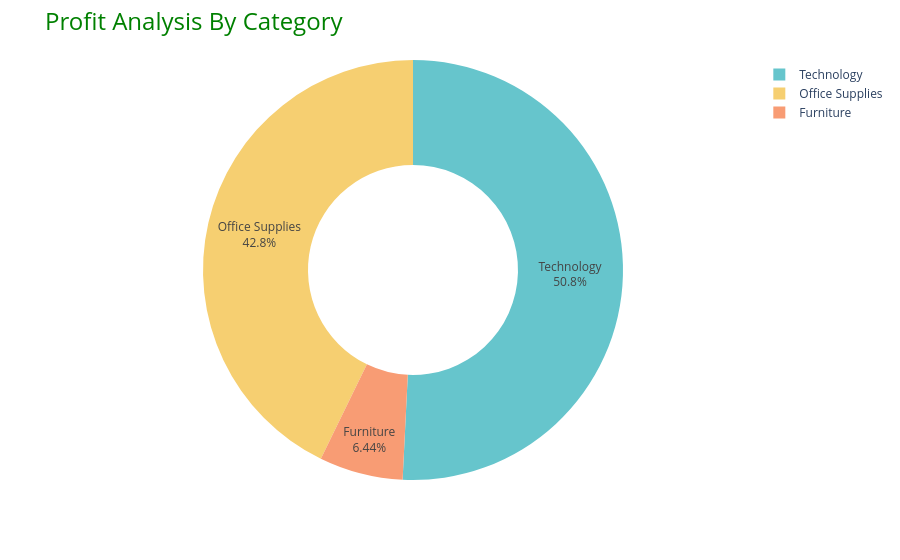

The cell this chart's notebook holds for it:
### Markdown cell above
**December month has the highest profit of 43.36919k = 433691.9**  

**January month has the lowest profit of k = 9134.446k**

### Code cell
Profit_by_category = data.groupby('Category')['Profit'].sum().reset_index()     # sales by month
fig = px.pie(Profit_by_category,
                names = 'Category',
                values= 'Profit',
                hole = 0.5,
                color_discrete_sequence = px.colors.qualitative.Pastel)
fig.update_traces(textposition = 'inside', textinfo = 'percent+label')
fig.update_layout(title_text = 'Profit Analysis By Category', title_font=dict(size=24,color ='green'))
fig.show()

### Figure 1 — Plotly figure (JSON) as saved in the notebook; plotly's stock layout.template omitted (floating-point values rounded to 4 significant figures)
{"data": [{"domain": {"x": [0, 1], "y": [0, 1]}, "hole": 0.5, "hovertemplate": "Category=%{label}<br>Profit=%{value}<extra></extra>", "labels": ["Furniture", "Office Supplies", "Technology"], "legendgroup": "", "name": "", "showlegend": true, "textinfo": "percent+label", "textposition": "inside", "type": "pie", "values": [18450.0, 122500.0, 145500.0]}], "layout": {"legend": {"tracegroupgap": 0}, "margin": {"t": 60}, "piecolorway": ["rgb(102, 197, 204)", "rgb(246, 207, 113)", "rgb(248, 156, 116)", "rgb(220, 176, 242)", "rgb(135, 197, 95)", "rgb(158, 185, 243)", "rgb(254, 136, 177)", "rgb(201, 219, 116)", "rgb(139, 224, 164)", "rgb(180, 151, 231)", "rgb(179, 179, 179)"], "title": {"font": {"color": "green", "size": 24}, "text": "Profit Analysis By Category"}}}
